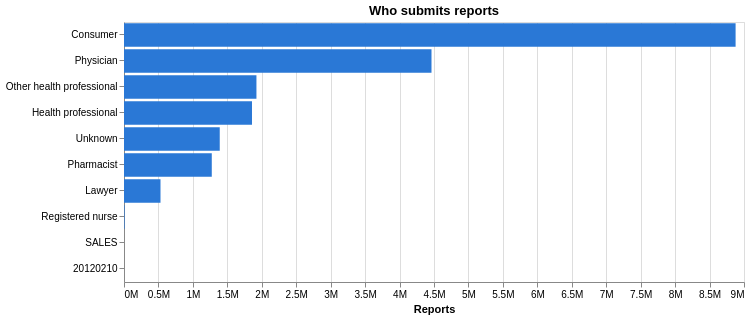

Vega-Lite specification for this chart:
### Vega-Lite specification from a JSON file in a GitHub repository (floating-point values rounded to 4 significant figures)
{"config": {"view": {"continuousWidth": 300, "continuousHeight": 300}}, "data": {"name": "data-74019cee8231b742eeb58a4e0d08179e"}, "mark": {"type": "bar", "color": "#2a78d6"}, "encoding": {"tooltip": [{"field": "reports", "format": ",", "type": "quantitative"}], "x": {"axis": {"format": "~s"}, "field": "reports", "title": "Reports", "type": "quantitative"}, "y": {"field": "reporter", "sort": "-x", "title": null, "type": "nominal"}}, "height": 260, "title": "Who submits reports", "width": 620, "$schema": "https://vega.github.io/schema/vega-lite/v6.1.0.json", "datasets": {"data-74019cee8231b742eeb58a4e0d08179e": [{"occp_cod": "CN", "reports": 8877993, "reporter": "Consumer"}, {"occp_cod": "MD", "reports": 4463540, "reporter": "Physician"}, {"occp_cod": "OT", "reports": 1922526, "reporter": "Other health professional"}, {"occp_cod": "HP", "reports": 1857919, "reporter": "Health professional"}, {"occp_cod": "Unknown", "reports": 1389848, "reporter": "Unknown"}, {"occp_cod": "PH", "reports": 1274179, "reporter": "Pharmacist"}, {"occp_cod": "LW", "reports": 529821, "reporter": "Lawyer"}, {"occp_cod": "RN", "reports": 8346, "reporter": "Registered nurse"}, {"occp_cod": "SALES", "reports": 10, "reporter": "SALES"}, {"occp_cod": "20120210", "reports": 1, "reporter": "20120210"}]}}
